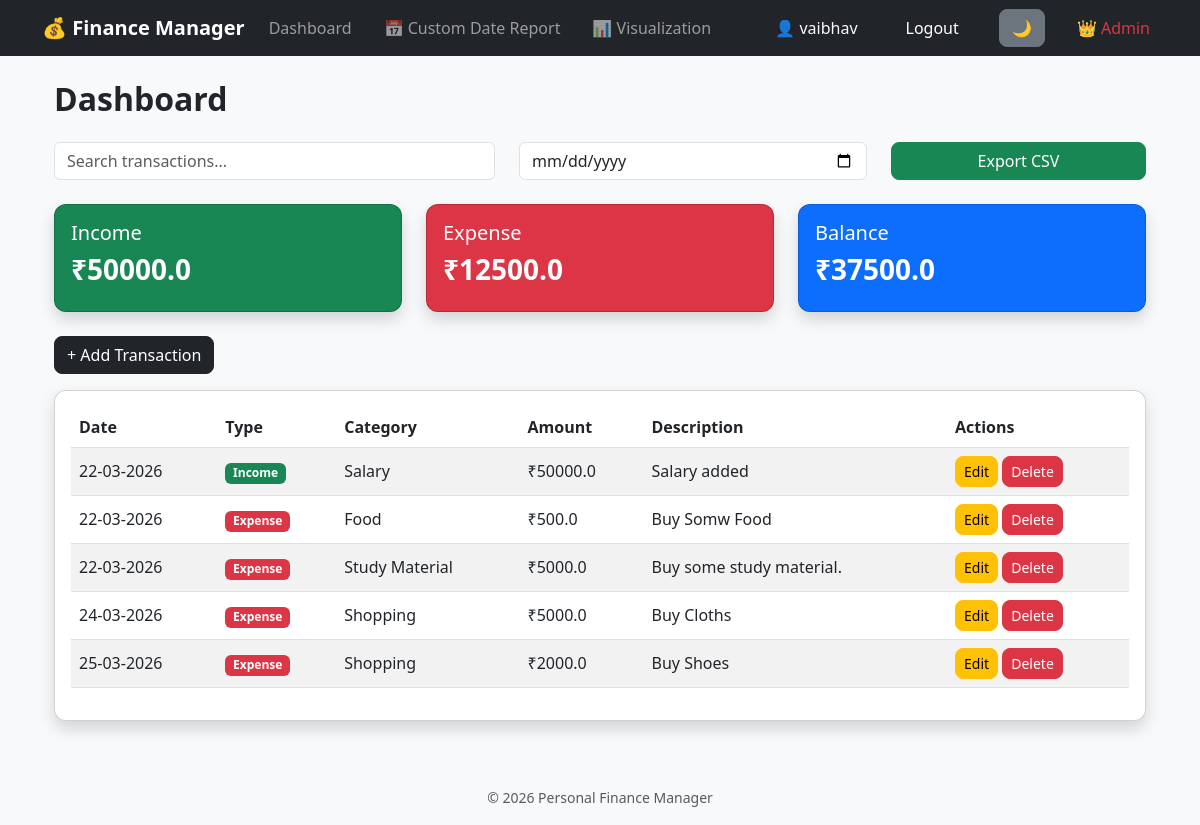
/dashboard (signed in), run on an earlier commit of the app's database.
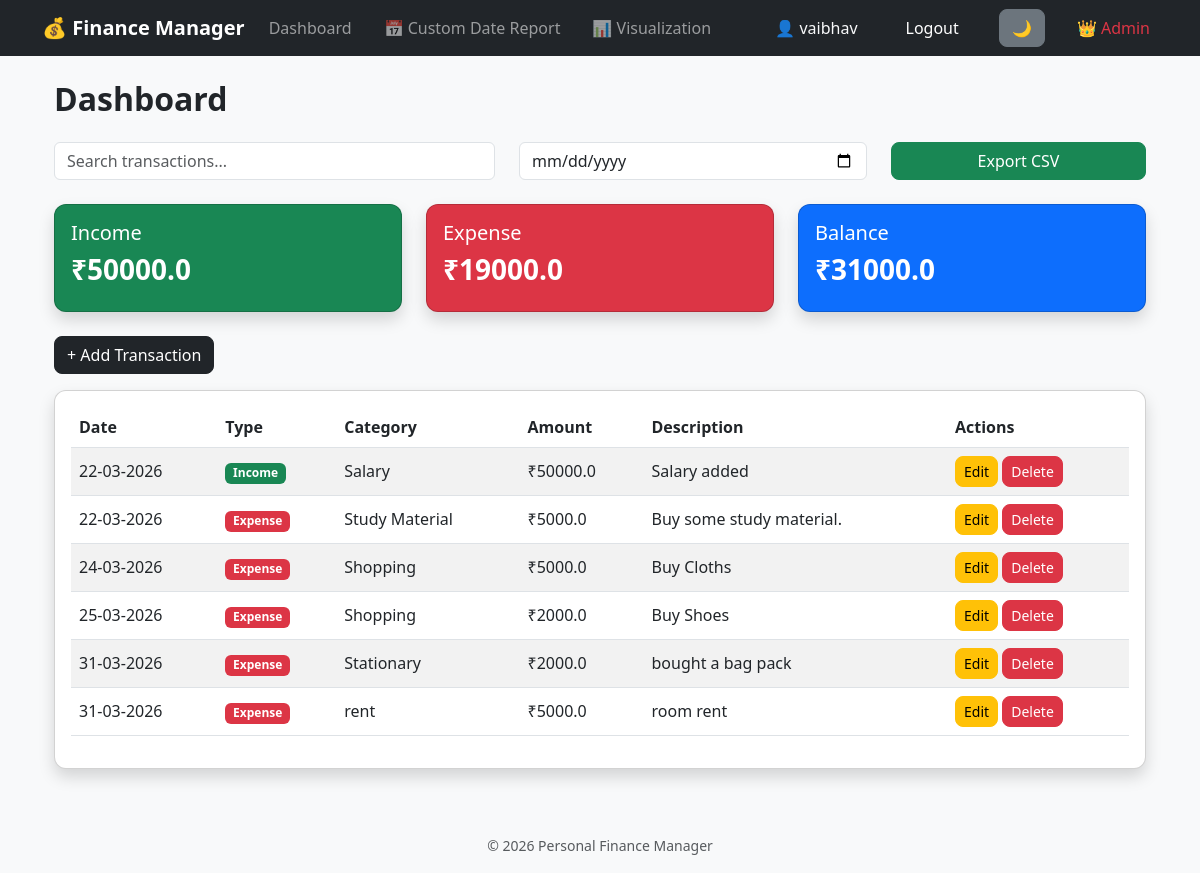
And on a later commit of the database.
### app/models.py (models this page shows, shortened)
class User(db.Model, UserMixin):
    id = db.Column(db.Integer, primary_key=True)
    is_admin = db.Column(db.Boolean, default=False)
    username = db.Column(db.String(100), unique=True, nullable=False)
    email = db.Column(db.String(150), unique=True, nullable=False)
    password = db.Column(db.String(200), nullable=False)
    transactions = db.relationship('Transaction', backref='user', lazy=True)

class Transaction(db.Model):
    id = db.Column(db.Integer, primary_key=True)
    type = db.Column(db.String(10), nullable=False)
    amount = db.Column(db.Float, nullable=False)
    category = db.Column(db.String(100), nullable=False)
    description = db.Column(db.String(200))
    date = db.Column(db.DateTime, default=datetime.utcnow)
    user_id = db.Column(db.Integer, db.ForeignKey('user.id'), nullable=False)

### app/routes.py (the view)
@main.route('/dashboard')
@login_required
def dashboard():
    transactions = Transaction.query.filter_by(user_id=current_user.id).all()
    income, expense, balance = calculate_totals(transactions)
    return render_template(
        'dashboard/dashboard.html',
        transactions=transactions,
        income=income,
        expense=expense,
        balance=balance
    )

### app/__init__.py (called while the page is built)
def create_app():
    app = Flask(__name__, template_folder='../templates', static_folder='../static')
    app.config['SECRET_KEY'] = 'this_is_a_secret_key_change_later'
    app.config['SQLALCHEMY_DATABASE_URI'] = 'sqlite:///db.sqlite3'
    app.config['SQLALCHEMY_TRACK_MODIFICATIONS'] = False
    db.init_app(app)
    login_manager.init_app(app)
    login_manager.login_view = 'main.login'
    from .models import User
    @login_manager.user_loader
    def load_user(user_id):
        return User.query.get(int(user_id))
    @app.after_request
    def add_header(response):
        response.headers["Cache-Control"] = "no-store, no-cache, must-revalidate, max-age=0"
        response.headers["Pragma"] = "no-cache"
        response.headers["Expires"] = "0"
        return response
    from .routes import main
    app.register_blueprint(main)
    return app

### app/routes.py (called while the page is built)
@main.before_app_request
def restrict_access():
    if not current_user.is_authenticated:
        allowed_routes = [
            'main.login',
            'main.register',
            'main.admin_dashboard',
            'static'
        ]
        if request.endpoint not in allowed_routes:
            return redirect(url_for('main.login'))

### app/utils.py (called while the page is built)
def calculate_totals(transactions):
    income = sum(t.amount for t in transactions if t.type == 'income')
    expense = sum(t.amount for t in transactions if t.type == 'expense')
    balance = income - expense
    return income, expense, balance

### templates/dashboard/dashboard.html (shortened to what this page needs)
{% extends 'base.html' %}
{% block content %}
<div class="container mt-4">
<h2 class="mb-4">Dashboard</h2>
<div class="row mb-4">
    <div class="col-md-5">
        <input type="text" id="search" placeholder="Search transactions..." class="form-control">
    </div>
    <div class="col-md-4">
        <input type="date" id="filterDate" class="form-control">
    </div>
    <div class="col-md-3">
        <a href="{{ url_for('main.export') }}" class="btn btn-success w-100">
            Export CSV
        </a>
    </div>
</div>
<div class="row mb-4">
    <div class="col-md-4">
        <div class="card bg-success text-white shadow">
            <div class="card-body">
                <h5>Income</h5>
                <h3>₹{{ income }}</h3>
            </div>
        </div>
    </div>
    <div class="col-md-4">
        <div class="card bg-danger text-white shadow">
            <div class="card-body">
                <h5>Expense</h5>
                <h3>₹{{ expense }}</h3>
            </div>
        </div>
    </div>
    <div class="col-md-4">
        <div class="card bg-primary text-white shadow">
            <div class="card-body">
                <h5>Balance</h5>
                <h3>₹{{ balance }}</h3>
            </div>
        </div>
    </div>
</div>
<div class="mb-3">
    <a href="{{ url_for('main.add_transaction') }}" class="btn btn-dark">
        + Add Transaction
    </a>
</div>
<div class="card shadow">
    <div class="card-body">
        <table class="table table-striped">
            <thead>
                <tr>
                    <th>Date</th>
                    <th>Type</th>
                    <th>Category</th>
                    <th>Amount</th>
                    <th>Description</th>
                    <th>Actions</th>
                </tr>
            </thead>
            <tbody>
                {% for t in transactions %}
                <tr data-date="{{ t.date.strftime('%Y-%m-%d') }}">
                    <td>{{ t.date.strftime('%d-%m-%Y') }}</td>
                    <td>
                        {% if t.type == 'income' %}
                            <span class="badge bg-success">Income</span>
                        {% else %}
                            <span class="badge bg-danger">Expense</span>
                        {% endif %}
                    </td>
                    <td>{{ t.category }}</td>
                    <td>₹{{ t.amount }}</td>
                    <td>{{ t.description }}</td>
                    <td>
                        <a href="{{ url_for('main.edit_transaction', id=t.id) }}"
                           class="btn btn-sm btn-warning">
                           Edit
                        </a>
                        <a href="{{ url_for('main.delete_transaction', id=t.id) }}"
                           class="btn btn-sm btn-danger"
                           onclick="return confirm('Are you sure you want to delete this transaction?')">
                           Delete
                        </a>
                    </td>
                </tr>
                {% endfor %}
            </tbody>
        </table>
    </div>
</div>
</div>
{% endblock %}

### templates/base.html (shortened to what this page needs)
<!DOCTYPE html>
<html lang="en">
<head>
    <link href="https://cdn.jsdelivr.net/npm/bootstrap@5.3.0/dist/css/bootstrap.min.css" rel="stylesheet">
    <link rel="stylesheet" href="{{ url_for('static', filename='css/style.css') }}">
</head>
<body class="bg-light">
    {% include 'navbar.html' %}
    <div class="container mt-4 mb-5">
        {% block content %}
        {% endblock %}
    </div>
    <footer class="text-center text-muted py-3">
        <small>© 2026 Personal Finance Manager</small>
    </footer>
</body>
</html>

### templates/navbar.html (shortened to what this page needs)
<nav class="navbar navbar-expand-lg navbar-dark bg-dark">
    <div class="container">
        <span class="navbar-brand">💰 Finance Manager</span>
        <div class="collapse navbar-collapse" id="navbarNav">
            <ul class="navbar-nav me-auto gap-3">
                {% if current_user.is_authenticated %}
                <li class="nav-item">
                    <a class="nav-link" href="{{ url_for('main.dashboard') }}">
                        Dashboard
                    </a>
                </li>
                <li class="nav-item">
                  <a class="nav-link" href="{{ url_for('main.monthly_report') }}">
                       📅 Custom Date Report
                 </a>
                </li>
                <li class="nav-item">
                    <a class="nav-link" href="{{ url_for('main.visualize') }}">
                        📊 Visualization
                    </a>
                </li>
                {% endif %}
            </ul>
            <ul class="navbar-nav ms-auto align-items-center gap-2">
                {% if current_user.is_authenticated %}
                <li class="nav-item">
                    <span class="nav-link text-light">
                        👤 {{ current_user.username }}
                    </span>
                </li>
                <li class="nav-item" style="margin-left: 1rem;">
                    <a class="nav-link btn btn-danger text-white px-3"
                       href="{{ url_for('main.logout') }}">
                        Logout
                    </a>
                </li>
                <li class="nav-item" style="margin-left: 1rem;">
                    <button onclick="toggleDarkMode()" class="btn btn-secondary">
                        🌙
                    </button>
                </li>
                <li class="nav-item ad" style="margin-left: 1rem;">
                    <a class="nav-link text-danger" href="{{ url_for('main.admin_dashboard') }}">
                        👑 Admin
                     </a>
                </li>
                {% endif %}
            </ul>
        </div>
    </div>
</nav>

### static/css/style.css (style rules this page uses)
body { background-color: #f8f9fa; }
.card { border-radius: 12px; }
.navbar-brand { font-weight: bold; font-size: 20px; }
.table { vertical-align: middle; }
.btn { border-radius: 8px; }
h2, h3 { font-weight: 600; }

What changed in the data, as far as the page shows it:
removed Transaction: date "22-03-2026", type "Expense", category "Food", amount "500.0", description "Buy Somw Food"
added Transaction: date "31-03-2026", type "Expense", category "Stationary", amount "2000.0", description "bought a bag pack"
added Transaction: date "31-03-2026", type "Expense", category "rent", amount "5000.0", description "room rent"
Also different on the page:
{{ expense }}: "12500.0" → "19000.0"
{{ balance }}: "37500.0" → "31000.0"
